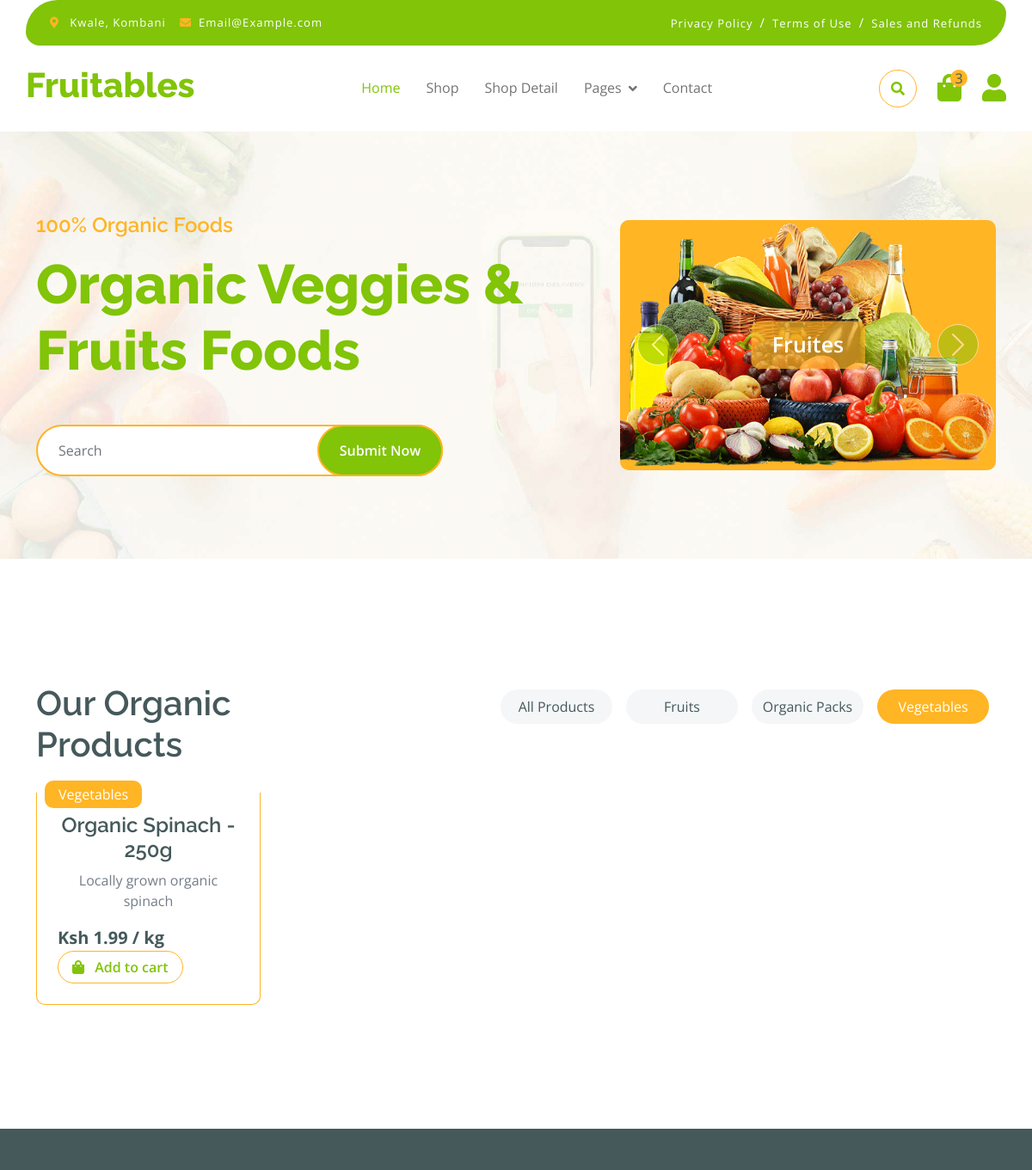
The app's page /?category=2 with its own data.
### tables this page shows
CREATE TABLE IF NOT EXISTS `categories` (
  `category_id` INT UNSIGNED NOT NULL AUTO_INCREMENT,
  `category_name` VARCHAR(150) NOT NULL,
  `description` TEXT,
  `created_at` TIMESTAMP NOT NULL DEFAULT CURRENT_TIMESTAMP,
  PRIMARY KEY (`category_id`),
  UNIQUE KEY `uq_category_name` (`category_name`)
);

CREATE TABLE IF NOT EXISTS `products` (
  `product_id` INT UNSIGNED NOT NULL AUTO_INCREMENT,
  `name` VARCHAR(255) NOT NULL,
  `description` TEXT,
  `category_id` INT UNSIGNED DEFAULT NULL,
  `price` DECIMAL(10,2) NOT NULL DEFAULT 0.00,
  `stock_quantity` INT NOT NULL DEFAULT 0,
  `image_path` VARCHAR(255) DEFAULT NULL,
  `status` ENUM('active','inactive') NOT NULL DEFAULT 'active',
  `created_at` TIMESTAMP NOT NULL DEFAULT CURRENT_TIMESTAMP,
  `updated_at` TIMESTAMP NULL DEFAULT NULL ON UPDATE CURRENT_TIMESTAMP,
  PRIMARY KEY (`product_id`),
  INDEX `idx_name` (`name`),
  INDEX `idx_category` (`category_id`),
  INDEX `idx_status` (`status`),
  CONSTRAINT `fk_products_category` FOREIGN KEY (`category_id`) REFERENCES `categories`(`category_id`) ON DELETE SET NULL ON UPDATE CASCADE
);

### index.php (the view, shortened to what this page needs)
<?php
require_once __DIR__ . '/admin/includes/db.php';
$categories = $pdo->query('SELECT category_id, category_name FROM categories ORDER BY category_name')->fetchAll(PDO::FETCH_ASSOC);
$selectedCategory = isset($_GET['category']) ? (int)$_GET['category'] : 0;
$sql = 'SELECT p.*, c.category_name FROM products p LEFT JOIN categories c ON p.category_id = c.category_id WHERE p.status = "active"';
if ($selectedCategory) {
    $sql .= ' AND p.category_id = ?';
    $params = [$selectedCategory];
} else {
    $params = [];
}
$sql .= ' ORDER BY p.created_at DESC';
$stmt = $pdo->prepare($sql);
$stmt->execute($params);
$allProducts = $stmt->fetchAll(PDO::FETCH_ASSOC);
function escape($s){ return htmlspecialchars($s, ENT_QUOTES | ENT_SUBSTITUTE, 'UTF-8'); }
function render_product_card($p){
    $img = $p['image_path'] ?? $p['image'] ?? '';
    $img = $img ? escape($img) : 'img/fruite-item-1.jpg';
    $imgAttr = $img;
    $name = escape($p['name'] ?? 'Product');
    $desc = escape($p['description'] ?? '');
    $short = mb_strlen($desc) > 120 ? mb_substr($desc,0,117) . '...' : $desc;
    $price = isset($p['price']) ? number_format((float)$p['price'],2) : '0.00';
    $categoryLabel = escape($p['category_name'] ?? '');
    return <<<HTML
<div class="col-md-6 col-lg-4 col-xl-3">
    <div class="rounded position-relative fruite-item">
        <div class="fruite-img">
            <img src="{$imgAttr}" class="img-fluid w-100 rounded-top" alt="">
        </div>
        <div class="text-white bg-secondary px-3 py-1 rounded position-absolute" style="top: 10px; left: 10px;">{$categoryLabel}</div>
        <div class="p-4 border border-secondary border-top-0 rounded-bottom">
            <h4>{$name}</h4>
            <p>{$short}</p>
            <div class="d-flex justify-content-between flex-lg-wrap">
                <p class="text-dark fs-5 fw-bold mb-0">Ksh {$price} / kg</p>
                <a href="#" class="btn border border-secondary rounded-pill px-3 text-primary"><i class="fa fa-shopping-bag me-2 text-primary"></i> Add to cart</a>
            </div>
        </div>
    </div>
</div>
HTML;
}
?>
<!DOCTYPE html>
<html lang="en">
    <head>
        <link rel="stylesheet" href="https://use.fontawesome.com/releases/v5.15.4/css/all.css"/>
        <link href="https://cdn.jsdelivr.net/npm/bootstrap-icons@1.4.1/font/bootstrap-icons.css" rel="stylesheet">
        <link href="lib/lightbox/css/lightbox.min.css" rel="stylesheet">
        <link href="lib/owlcarousel/assets/owl.carousel.min.css" rel="stylesheet">
        <link href="css/bootstrap.min.css" rel="stylesheet">
        <link href="css/style.css" rel="stylesheet">
    </head>
    <body>
        <div class="container-fluid fixed-top">
            <div class="container topbar bg-primary d-none d-lg-block">
                <div class="d-flex justify-content-between">
                    <div class="top-info ps-2">
                        <small class="me-3"><i class="fas fa-map-marker-alt me-2 text-secondary"></i> <a href="#" class="text-white">Kwale, Kombani</a></small>
                        <small class="me-3"><i class="fas fa-envelope me-2 text-secondary"></i><a href="#" class="text-white">Email@Example.com</a></small>
                    </div>
                    <div class="top-link pe-2">
                        <a href="#" class="text-white"><small class="text-white mx-2">Privacy Policy</small>/</a>
                        <a href="#" class="text-white"><small class="text-white mx-2">Terms of Use</small>/</a>
                        <a href="#" class="text-white"><small class="text-white ms-2">Sales and Refunds</small></a>
                    </div>
                </div>
            </div>
            <div class="container px-0">
                <nav class="navbar navbar-light bg-white navbar-expand-xl">
                    <a href="index.php" class="navbar-brand"><h1 class="text-primary display-6">Fruitables</h1></a>
                    <div class="collapse navbar-collapse bg-white" id="navbarCollapse">
                        <div class="navbar-nav mx-auto">
                            <a href="index.php" class="nav-item nav-link active">Home</a>
                            <a href="shop.php" class="nav-item nav-link">Shop</a>
                            <a href="shop-detail.html" class="nav-item nav-link">Shop Detail</a>
                            <div class="nav-item dropdown">
                                <a href="#" class="nav-link dropdown-toggle" data-bs-toggle="dropdown">Pages</a>
                            </div>
                            <a href="contact.html" class="nav-item nav-link">Contact</a>
                        </div>
                        <div class="d-flex m-3 me-0">
                            <button class="btn-search btn border border-secondary btn-md-square rounded-circle bg-white me-4" data-bs-toggle="modal" data-bs-target="#searchModal"><i class="fas fa-search text-primary"></i></button>
                            <a href="#" class="position-relative me-4 my-auto">
                                <i class="fa fa-shopping-bag fa-2x"></i>
                                <span class="position-absolute bg-secondary rounded-circle d-flex align-items-center justify-content-center text-dark px-1" style="top: -5px; left: 15px; height: 20px; min-width: 20px;">3</span>
                            </a>
                            <a href="#" class="my-auto">
                                <i class="fas fa-user fa-2x"></i>
                            </a>
                        </div>
                    </div>
                </nav>
            </div>
        </div>
        <div class="container-fluid py-5 mb-5 hero-header">
            <div class="container py-5">
                <div class="row g-5 align-items-center">
                    <div class="col-md-12 col-lg-7">
                        <h4 class="mb-3 text-secondary">100% Organic Foods</h4>
                        <h1 class="mb-5 display-3 text-primary">Organic Veggies & Fruits Foods</h1>
                        <div class="position-relative mx-auto">
                            <input class="form-control border-2 border-secondary w-75 py-3 px-4 rounded-pill" type="number" placeholder="Search">
                            <button type="submit" class="btn btn-primary border-2 border-secondary py-3 px-4 position-absolute rounded-pill text-white h-100" style="top: 0; right: 25%;">Submit Now</button>
                        </div>
                    </div>
                    <div class="col-md-12 col-lg-5">
                        <div id="carouselId" class="carousel slide position-relative" data-bs-ride="carousel">
                            <div class="carousel-inner" role="listbox">
                                <div class="carousel-item active rounded">
                                    <img src="img/hero-img-1.png" class="img-fluid w-100 h-100 bg-secondary rounded" alt="First slide">
                                    <a href="#" class="btn px-4 py-2 text-white rounded">Fruites</a>
                                </div>
                            </div>
                            <button class="carousel-control-prev" type="button" data-bs-target="#carouselId" data-bs-slide="prev">
                                <span class="carousel-control-prev-icon" aria-hidden="true"></span>
                            </button>
                            <button class="carousel-control-next" type="button" data-bs-target="#carouselId" data-bs-slide="next">
                                <span class="carousel-control-next-icon" aria-hidden="true"></span>
                            </button>
                        </div>
                    </div>
                </div>
            </div>
        </div>
        <div class="container-fluid fruite py-5">
            <div class="container py-5">
                <div class="tab-class text-center">
                    <div class="row g-4">
                        <div class="col-lg-4 text-start">
                            <h1>Our Organic Products</h1>
                        </div>
                        <div class="col-lg-8 text-end">
                            <ul class="nav nav-pills d-inline-flex text-center mb-5">
                                <li class="nav-item">
                                    <a class="d-flex m-2 py-2 bg-light rounded-pill<?= $selectedCategory ? '' : ' active' ?>" href="?">
                                        <span class="text-dark" style="width: 130px;">All Products</span>
                                    </a>
                                </li>
                                <?php foreach($categories as $cat): ?>
                                <li class="nav-item">
                                    <a class="d-flex m-2 py-2 bg-light rounded-pill<?= ($selectedCategory == $cat['category_id'] ? ' active' : '') ?>" href="?category=<?= $cat['category_id'] ?>">
                                        <span class="text-dark" style="width: 130px;"><?= htmlspecialchars($cat['category_name']) ?></span>
                                    </a>
                                </li>
                                <?php endforeach; ?>
                            </ul>
                        </div>
                    </div>
                        <div class="tab-content">
                            <div class="tab-pane fade show p-0 active">
                                <div class="row g-4">
                                    <div class="col-lg-12">
                                        <div class="row g-4">
                                            <?php
                                            if (count($allProducts) === 0){
                                                echo '<div class="col-12"><div class="p-4 border border-secondary rounded">No products available</div></div>';
                                            } else {
                                                foreach($allProducts as $p){
                                                    echo render_product_card($p);
                                                }
                                            }
                                            ?>
                                        </div>
                                    </div>
                                </div>
                            </div>
                        </div>
                </div>
            </div>
        </div>
        <div class="container-fluid bg-dark text-white-50 footer pt-5 mt-5">
        </div>
    </body>
</html>

### css/style.css (style rules this page uses)
.btn { font-weight: 600; transition: .5s; }
.btn-md-square { width: 44px; height: 44px; }
.btn-square, .btn-sm-square, .btn-md-square, .btn-lg-square { padding: 0; display: flex; align-items: center; justify-content: center; font-weight: normal; }
.btn.border-secondary { transition: 0.5s; }
.fixed-top { transition: 0.5s; background: var(--bs-white); border: 0; }
.topbar { padding: 20px; border-radius: 230px 100px; }
.topbar .top-info { font-size: 15px; line-height: 0; letter-spacing: 1px; display: flex; align-items: center; }
.topbar .top-link { font-size: 15px; line-height: 0; letter-spacing: 1px; display: flex; align-items: center; }
.topbar .top-link a { letter-spacing: 1px; }
.navbar .navbar-nav .nav-link { padding: 10px 15px; font-size: 16px; transition: .5s; }
.navbar { height: 100px; border-bottom: 1px solid rgba(255, 255, 255, .1); }
.navbar .navbar-nav .nav-link:hover, .navbar .navbar-nav .nav-link.active, .fixed-top.bg-white .navbar .navbar-nav .nav-link:hover, .fixed-top.bg-white .navbar .navbar-nav .nav-link.active { color: var(--bs-primary); }
.navbar .dropdown-toggle::after { border: none; content: "\f107"; font-family: "Font Awesome 5 Free"; font-weight: 700; vertical-align: middle; margin-left: 8px; }
.hero-header { background: linear-gradient(rgba(248, 223, 173, 0.1), rgba(248, 223, 173, 0.1)), url(../img/hero-img.jpg); background-position: center center; background-repeat: no-repeat; background-size: cover; }
.carousel-item { position: relative; }
.carousel-item a { position: absolute; top: 50%; left: 50%; transform: translate(-50%, -50%); font-size: 25px; background: linear-gradient(rgba(255, 181, 36, 0.7), rgba(255, 181, 36, 0.7)); }
.carousel-control-next, .carousel-control-prev { width: 48px; height: 48px; border-radius: 48px; border: 1px solid var(--bs-white); background: var(--bs-primary); position: absolute; top: 50%; transform: translateY(-50%); }
.carousel-control-next { margin-right: 20px; }
.carousel-control-prev { margin-left: 20px; }
@media (min-width: 992px) { .hero-header, .page-header { margin-top: 152px !important; } }
.fruite .tab-class .nav-item a.active { background: var(--bs-secondary) !important; }
.fruite .tab-class .nav-item a.active span { color: var(--bs-white) !important; }
.fruite .fruite-item { height: 100%; transition: 0.5s; }
.fruite .fruite-item .fruite-img { overflow: hidden; transition: 0.5s; border-radius: 10px 10px 0 0; }

### records on screen
categories: category_name "Fruits"
categories: category_name "Organic Packs"
categories: category_name "Vegetables"
products: category.category_name "Vegetables", name "Organic Spinach - 250g", description "Locally grown organic spinach", price "1.99"
